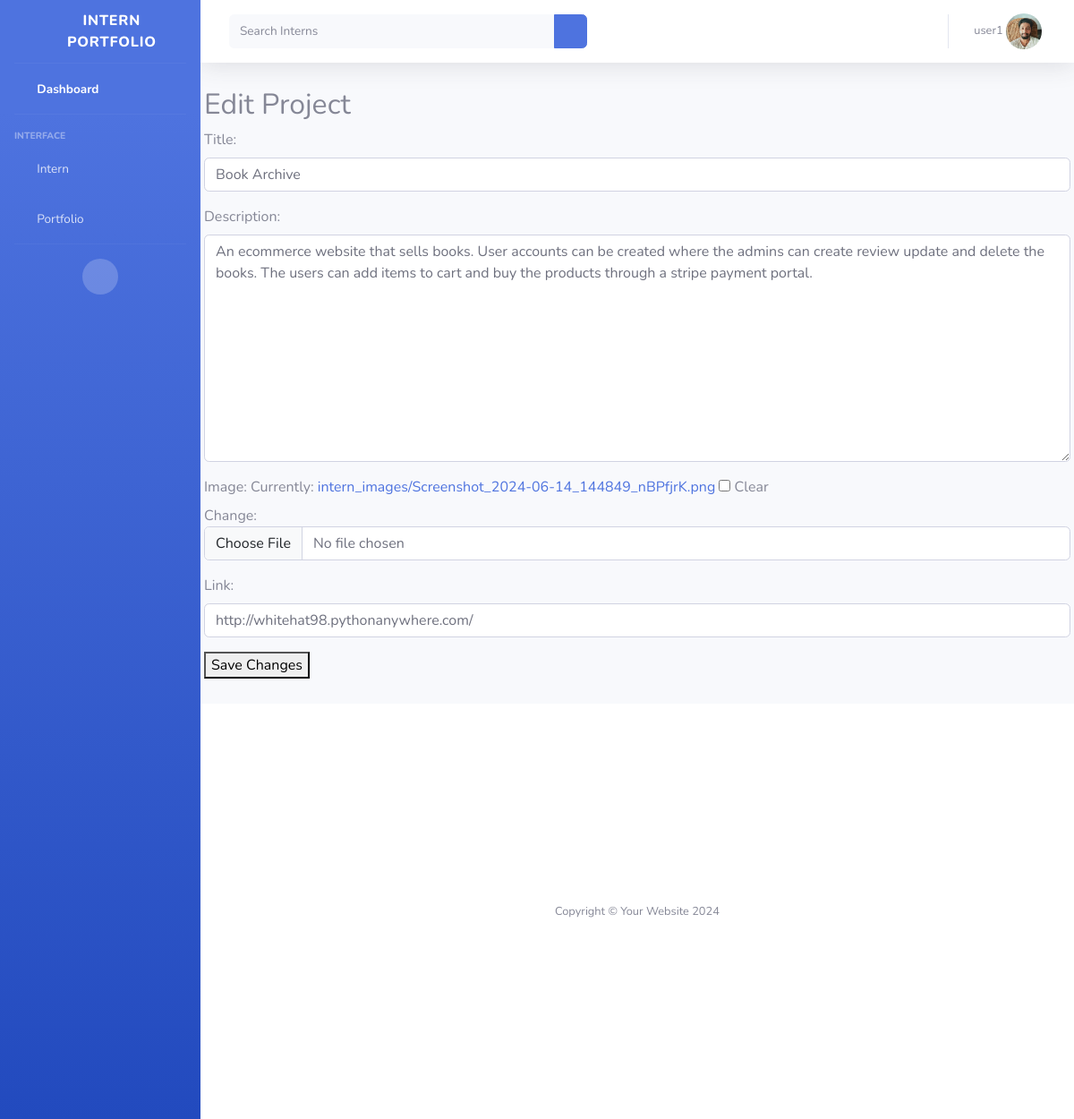
Page /projects/edit/1/ (signed in) on the committed database.
### profiles/models.py (models this page shows, shortened)
class UserProfile(models.Model):
    user = models.OneToOneField(User, on_delete=models.CASCADE)
    name = models.CharField(max_length=200)
    email = models.EmailField(max_length=200, null=True, unique=True)
    phone = models.CharField(max_length=15, null=True)
    profile_pic = models.ImageField(null=True, blank=True)

class Project(models.Model):
    user_profile = models.ForeignKey(UserProfile, on_delete=models.CASCADE)
    portfolio = models.ForeignKey(Portfolio, on_delete=models.CASCADE)
    title = models.CharField(max_length=200)
    description = models.TextField()
    image = models.ImageField(upload_to='intern_images/', blank=True, null=True)
    link = models.URLField(blank=True)
    created_at = models.DateTimeField(auto_now_add=True)

### profiles/views.py (the view)
# urls.py: path('projects/edit/<int:project_id>/', edit_project, name='edit_project'),
@login_required(login_url='login')
def edit_project(request, project_id):
    project = get_object_or_404(Project, id=project_id, user_profile__user=request.user)
    if request.method == 'POST':
        form = ProjectForm(request.POST, instance=project)
        if form.is_valid():
            form.save()
            return redirect('portfolio_view')
        else:
            messages.error(request, 'There was an error with the form.')
    else:
        form = ProjectForm(instance=project)
    return render(request, 'Project/edit_project.html', {'form': form})

### profiles/forms.py
class ProjectForm(forms.ModelForm):
    class Meta:
        model = Project
        fields = ['title', 'description', 'image', 'link']
        widgets = {
            'title': forms.TextInput(attrs={'class': 'form-control', 'placeholder': 'Project title'}),
            'description': forms.Textarea(attrs={'class': 'form-control', 'placeholder': 'Project description'}),
            'image': forms.ClearableFileInput(attrs={'class': 'form-control'}),
            'link': forms.URLInput(attrs={'class': 'form-control', 'placeholder': 'Project link'}),
        }

### profiles/context_processor.py (called while the page is built)
def is_admin(request):
    is_admin = False
    if request.user.is_authenticated and request.user.groups.filter(name='Admin').exists():
        is_admin = True
    return {'is_admin':is_admin}

def is_intern(request):
    is_intern = False
    if request.user.is_authenticated and request.user.groups.filter(name='Intern').exists():
        is_intern = True
    return {'is_intern':is_intern}

### templates/Project/edit_project.html (shortened to what this page needs)
{% extends 'base.html' %}
{% block content %}
<div class="container p-1">
    <h2>Edit Project</h2>
    <form method="post" enctype="multipart/form-data">
        {{ form.as_p }}
        <button type="submit">Save Changes</button>
    </form>
</div>
<br>
{% endblock %}

### templates/base.html (shortened to what this page needs)
<!DOCTYPE html>
{% load static %}
<html lang="en">
<head>
    <link href="https://cdn.jsdelivr.net/npm/bootstrap@5.3.3/dist/css/bootstrap.min.css" rel="stylesheet">
    <link href="{% static 'vendor/fontawesome-free/css/all.min.css' %}" rel="stylesheet" type="text/css">
    <link href="{% static 'css/sb-admin-2.min.css' %}" rel="stylesheet">
</head>
</html>
<body id="page-top">
    <div id="wrapper">
        <ul class="navbar-nav bg-gradient-primary sidebar sidebar-dark accordion" id="accordionSidebar">
            <a class="sidebar-brand d-flex align-items-center justify-content-center" href="{% url 'dash' %}">
                <div class="sidebar-brand-icon rotate-n-15">
                    <i class="fas fa-laugh-wink"></i>
                </div>
                <div class="sidebar-brand-text mx-3">Intern Portfolio</div>
            </a>
            <hr class="sidebar-divider my-0">
            <li class="nav-item active">
                <a class="nav-link" href="{% url 'dash' %}">
                    <i class="fas fa-fw fa-tachometer-alt"></i>
                    <span>Dashboard</span></a>
            </li>
            {% if is_admin or is_intern %}
            <hr class="sidebar-divider">
            <div class="sidebar-heading">
                Interface
            </div>
            <li class="nav-item">
                <a class="nav-link collapsed" href="#" data-toggle="collapse" data-target="#collapseTwo"
                    aria-expanded="true" aria-controls="collapseTwo">
                    <i class="fas fa-fw fa-cog"></i>
                    <span>Intern </span>
                </a>
            </li>
            <li class="nav-item">
                <a class="nav-link collapsed" href="#" data-toggle="collapse" data-target="#collapseUtilities"
                    aria-expanded="true" aria-controls="collapseUtilities">
                    <i class="fas fa-fw fa-wrench"></i>
                    <span>Portfolio</span>
                </a>
            </li>
            <hr class="sidebar-divider d-none d-md-block">
            <div class="text-center d-none d-md-inline">
                <button class="rounded-circle border-0" id="sidebarToggle"></button>
            </div>
            {% endif %}
        </ul>
        <div id="content-wrapper" class="d-flex flex-column">
            <div id="content">
                <nav class="navbar navbar-expand navbar-light bg-white topbar mb-4 static-top shadow">
                    <form action="{% url 'search' %}" method="get"
                        class="d-none d-sm-inline-block form-inline mr-auto ml-md-3 my-2 my-md-0 mw-100 navbar-search">
                        <div class="input-group">
                            <input type="text" name="q" class="form-control bg-light border-0 small" placeholder="Search Interns"
                                aria-label="Search" aria-describedby="basic-addon2">
                            <div class="input-group-append">
                                <button class="btn btn-primary" type="submit">
                                    <i class="fas fa-search fa-sm"></i>
                                </button>
                            </div>
                        </div>
                    </form>
                    <ul class="navbar-nav ml-auto">
                        <li class="nav-item dropdown no-arrow">
                            <a class="nav-link dropdown-toggle" href="#" id="userDropdown" role="button"
                                data-toggle="dropdown" aria-haspopup="true" aria-expanded="false">
                                <span class="mr-2 d-none d-lg-inline text-gray-600 small">{{request.user}}
                                    {% if request.user.userprofile.profile_pic %}
                                    <img class="image-profile rounded-circle" src="{{ request.user.userprofile.profile_pic.url }}" alt="Profile" >
                                    {% else %}
                                    <img class="image-profile rounded-circle" src="{% static 'img/profile-img-lh.jpg' %}" alt="Profile" >
                                    {% endif %}
                                </span>
                            </a>
                        </li>
                    </ul>
                </nav>
                {% block content %}
            {% endblock %}
            <footer class="sticky-footer bg-white">
                <div class="container my-auto">
                    <div class="copyright text-center my-auto">
                        <span>Copyright &copy; Your Website 2024</span>
                    </div>
                </div>
            </footer>
        </div>
    </div>
</body>
</html>

### templates/base.html (style rules this page uses)
.image-profile { width: 40px; height: 40px; object-fit: cover; }
.container { display: flex; flex-direction: column; min-height: 50vh; }

### rows in the picture
Project: title "Book Archive", description "An ecommerce website that sells books. User accounts can be created where the admins can create review update and delete the books. The users can add items to cart and buy the products through a stripe payment portal.", link "http://whitehat98.pythonanywhere.com/"

### other values in the picture
{{ request.user }} "user1"
